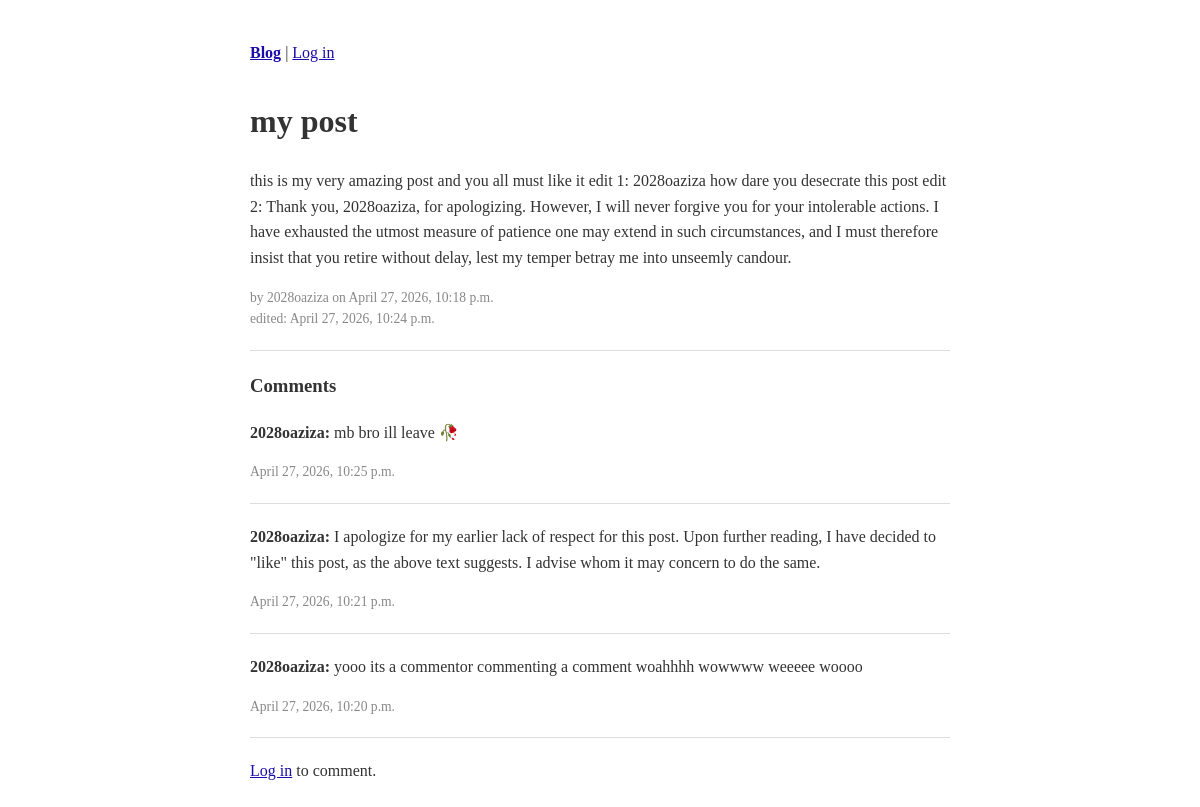
The app's page /post/1/ with its own data.
### blog/models.py (models this page shows)
class Post(models.Model):
    title = models.CharField(max_length = 200)
    content = models.TextField()
    author = models.ForeignKey(User, on_delete = models.CASCADE)
    created_at = models.DateTimeField(auto_now_add=True)
    updated_at = models.DateTimeField(auto_now=True)
    date = models.DateField(default=timezone.now)

class Comment(models.Model):
    post = models.ForeignKey(Post, on_delete = models.CASCADE, related_name = 'comments')
    author = models.ForeignKey(User, on_delete = models.CASCADE)
    content = models.TextField()
    created_at = models.DateTimeField(auto_now_add=True)

### blog/views.py (the view, shortened to what this page needs)
# urls.py: path('post/<int:pk>/', views.post_detail, name='post_detail'),
def post_detail(request, pk):
    post = Post.objects.get(pk=pk)
    comments = post.comments.all().order_by('-created_at')
    form = CommentForm()
    return render(request, 'blog/post_detail.html', {'post': post, 'comments': comments, 'form' : form})

### blog/templates/blog/post_detail.html (shortened to what this page needs)
{% extends 'blog/base.html' %}
{% block content %}
<h1>{{ post.title }}</h1>
<p>{{ post.content }}</p>
<p class="meta">
    by {{ post.author.username }} on {{ post.created_at }}
    {% if post.updated_at|date:"Y-m-d H:i:s" != post.created_at|date:"Y-m-d H:i:s" %}
        <br>edited: {{ post.updated_at }}
    {% endif %}
</p>
<hr>
<h3>Comments</h3>
{% for comment in comments %}
    <p><strong>{{ comment.author.username }}:</strong> {{ comment.content }}</p>
    <p class="meta">{{ comment.created_at }}</p>
    <hr>
{% empty %}
    <p>No comments yet.</p>
{% endfor %}
{% if user.is_authenticated %}
    <h3>Add a comment</h3>
    <form method="post">
        {% csrf_token %}
        {{ form.as_p }}
        <button type="submit">Comment</button>
    </form>
{% else %}
    <p><a href="{% url 'ion_login' %}">Log in</a> to comment.</p>
{% endif %}
{% endblock %}

### blog/templates/blog/base.html (style rules this page uses)
body { font-family: Georgia, serif; max-width: 700px; margin: 40px auto; padding: 0 20px; line-height: 1.6; color: #333; }
a { color: #1a0dab; }
hr { border: none; border-top: 1px solid #ddd; margin: 20px 0; }
.meta { color: #888; font-size: 0.85em; }

### records on screen
Post: title "my post", content "this is my very amazing post and you all must like it edit 1: 2028oaziza how dare you desecrate this post edit 2: Thank you, 2028oaziza, for apologizing. However, I will never forgive you for your intolerable actions. I have exhausted the utmost measure of patience one may extend in such circumstances, and I must therefore insist that you retire without delay, lest my temper betray me into unseemly candour.", author.username "2028oaziza", created_at "April 27, 2026, 10:18 p.m.", updated_at "April 27, 2026, 10:24 p.m."
Comment: author.username "2028oaziza", content "mb bro ill leave 🥀", created_at "April 27, 2026, 10:25 p.m."
Comment: author.username "2028oaziza", content "I apologize for my earlier lack of respect for this post. Upon further reading, I have decided to \"like\" this post, as the above text suggests. I advise whom it may concern to do the same.", created_at "April 27, 2026, 10:21 p.m."
Comment: author.username "2028oaziza", content "yooo its a commentor commenting a comment woahhhh wowwww weeeee woooo", created_at "April 27, 2026, 10:20 p.m."
